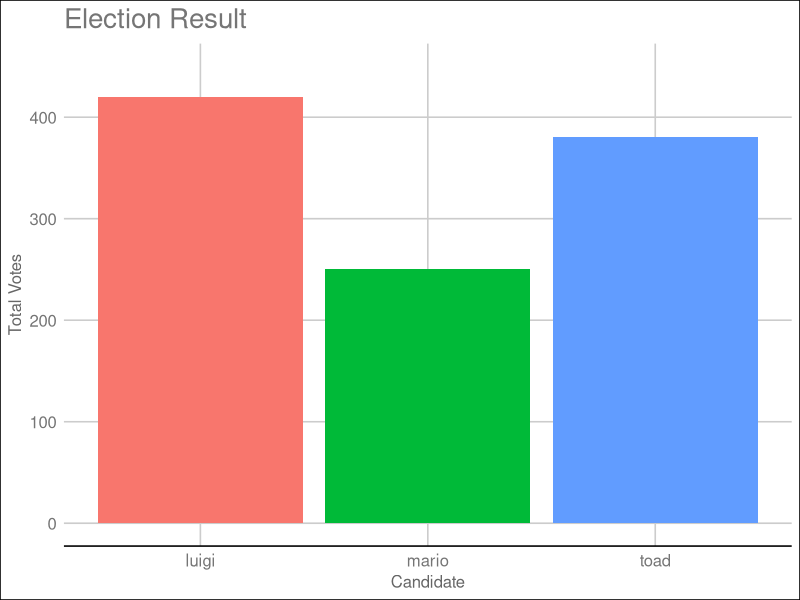

Generate this figure with R:
#加載庫&導入數據
library(tidyverse)
library(ggthemes)
votes <- read.csv("total.csv")
p <- ggplot(votes, aes(x = candidate, y = total)) +
  geom_col(
    aes(fill = candidate),
    show.legend = FALSE
  ) +
  scale_y_continuous(limits = c(0, 450)) +
  labs(
    x = "Candidate",
    y = "Total Votes",
    title = "Election Result"
  ) +
  theme_gdocs()
ggsave(
  "Election Result.png",
  plot = p,
  width = 1500,
  height = 1500,
  units = "px"
)
